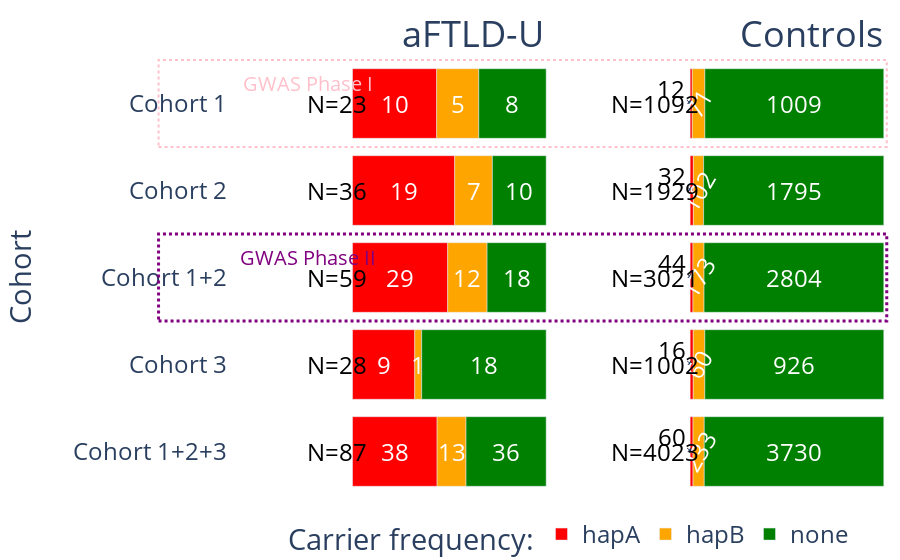

Notebook code for this chart:
### Markdown cell above
# Image 1

### Code cell
df = pd.read_excel("~/local/populations.xlsx", sheet_name="img1")
for col in ["hapA", "hapB", "none"]:
    df[f"{col}_f"] = df[col] / df["sum"]
pats = df.melt(
    id_vars=["phenotype", "cohort"], value_vars=["hapA_f", "hapB_f", "none_f"]
).iloc[::-1]
pats["variable"] = pats["variable"].str.replace("_f", "")
# custom order the data
pats["variable"] = pd.Categorical(
    pats["variable"], categories=["hapA", "hapB", "none"], ordered=True
)
pats = pd.concat(
    [
        pats[pats["phenotype"] == "aFTLD-U"].sort_values(by="variable"),
        pats[pats["phenotype"] == "Controls"],
    ]
)

fig = px.bar(pats,
             x="value", y="cohort", color="variable", orientation="h", 
             color_discrete_map={"hapA": "red", "hapB": "orange", "none": "green"},
             labels={"value": "Proportion", "variable": "Haplotype", "cohort": "Cohort"},
             facet_col="phenotype",
             facet_col_spacing=0,
             )
fig.for_each_annotation(lambda a: a.update(text=a.text.split("=")[-1], font=dict(size=36), xanchor="left"))

fig.update_layout(
    title="",
    xaxis_title="",
    xaxis2_title="",
    yaxis_title="Cohort<br>",
    title_x=0.5,
    plot_bgcolor="white",
    font=dict(size=24),
    margin=dict(l=0, r=0, b=0),
) 

# put the legend horizontal, centered, below the plotting area
fig.update_layout(
    legend=dict(
        orientation="h",
        yanchor="bottom",
        y=-0.15,
        xanchor="center",
        x=0.5,
        title="Carrier frequency:",
    )
)

# hide x-axis labels
fig.update_xaxes(showticklabels=False)
fig.update_yaxes(
    ticks="outside",
    tickcolor="white",  # adjust color of the tick
)

pats_vals = df[df["phenotype"] == "aFTLD-U"].copy()
pats_vals["hapA_loc"] = pats_vals["hapA_f"] / 2  # center of hapA block
pats_vals["hapB_loc"] = (
    pats_vals["hapA_f"] + pats_vals["hapB_f"] / 2
)  # center of hapB block
pats_vals["none_loc"] = (
    pats_vals["hapA_f"] + pats_vals["hapB_f"] + pats_vals["none_f"] / 2
)  # center of none block

for i, row in pats_vals.iterrows():
    fig.add_annotation(
        x=row["hapA_loc"],
        y=row["cohort"],
        text=f"{row['hapA']}",
        showarrow=False,
        font=dict(color="white", size=24),
        col=1, row=1
    )
    fig.add_annotation(
        x=row["hapB_loc"],
        y=row["cohort"],
        text=f"{row['hapB']}",
        showarrow=False,
        font=dict(color="white", size=24),
        col=1, row=1
    )
    fig.add_annotation(
        x=row["none_loc"],
        y=row["cohort"],
        text=f"{row['none']}",
        showarrow=False,
        font=dict(color="white", size = 24),
        col=1, row=1
    )

    fig.add_annotation(
        x=-0.08,
        y=row["cohort"],
        text=f"N={row['sum']}",
        font=dict(color="black", size=24),
        col=1, row=1,
        showarrow=False,
    )

con_vals = df[df["phenotype"] == "Controls"].copy()
con_vals["hapA_loc"] = con_vals["hapA_f"] / 2  # center of hapA block
con_vals["hapB_loc"] = (
    con_vals["hapA_f"] + con_vals["hapB_f"] / 2
)  # center of hapB block
con_vals["none_loc"] = (
    con_vals["hapA_f"] + con_vals["hapB_f"] + con_vals["none_f"] / 2
)  # center of none block

for i, row in con_vals.iterrows():
    fig.add_annotation(
        x=row["hapA_loc"],
        y=row["cohort"],
        text=f"{row['hapA']}",
        showarrow=True,
        arrowhead=1,
        font=dict(color="black", size=24),
        yshift=0,
        ax=-20,
        ay=-15,
        col=2, row=1
    )
    fig.add_annotation(
        x=row["hapB_loc"],
        y=row["cohort"],
        text=f"{row['hapB']}",
        showarrow=False,
        font=dict(color="white", size=24),
        textangle=-60, 
        col=2, row=1
    )
    fig.add_annotation(
        x=row["none_loc"],
        y=row["cohort"],
        text=f"{row['none']}",
        showarrow=False,
        font=dict(color="white", size=24),
        col=2, row=1
    )

    fig.add_annotation(
        x=-0.18,
        y=row["cohort"],
        text=f"N={row['sum']}",
        font=dict(color="black", size=24),
        col=2, row=1,
        showarrow=False,
    )

fig.add_shape(
    type="rect",
    x0=-0.12,
    x1=0.98,
    y0=0.8,
    y1=1,
    line=dict(color="pink", width=2, dash="dot"),
    xref="paper",
    yref="paper",
)

fig.add_annotation(x=-0.23, y="Cohort 1", yshift=20, text="GWAS Phase I", showarrow=False, font=dict(size=20, color="pink"))

fig.add_shape(
    type="rect",
    x0=-0.12,
    x1=0.98,
    y0=0.4,
    y1=0.6,
    line=dict(color="purple", width=3, dash="dot"),
    xref="paper",
    yref="paper",
)

fig.add_annotation(
    x=-0.23,
    y="Cohort 1+2",
    yshift=20,
    text="GWAS Phase II",
    showarrow=False,
    font=dict(size=20, color="purple"),
)


fig.show()

### Figure 1 — Plotly figure (JSON) as saved in the notebook; plotly's stock layout.template omitted (floating-point values rounded to 4 significant figures)
{"data": [{"alignmentgroup": "True", "hovertemplate": "Haplotype=hapA<br>phenotype=aFTLD-U<br>Proportion=%{x}<br>Cohort=%{y}<extra></extra>", "legendgroup": "hapA", "marker": {"color": "red", "pattern": {"shape": ""}}, "name": "hapA", "offsetgroup": "hapA", "orientation": "h", "showlegend": true, "textposition": "auto", "type": "bar", "x": [0.4368, 0.3214, 0.4915, 0.5278, 0.4348], "xaxis": "x", "y": ["Cohort 1+2+3", "Cohort 3", "Cohort 1+2", "Cohort 2", "Cohort 1"], "yaxis": "y"}, {"alignmentgroup": "True", "hovertemplate": "Haplotype=hapA<br>phenotype=Controls<br>Proportion=%{x}<br>Cohort=%{y}<extra></extra>", "legendgroup": "hapA", "marker": {"color": "red", "pattern": {"shape": ""}}, "name": "hapA", "offsetgroup": "hapA", "orientation": "h", "showlegend": false, "textposition": "auto", "type": "bar", "x": [0.01491, 0.01597, 0.01456, 0.01659, 0.01099], "xaxis": "x2", "y": ["Cohort 1+2+3", "Cohort 3", "Cohort 1+2", "Cohort 2", "Cohort 1"], "yaxis": "y2"}, {"alignmentgroup": "True", "hovertemplate": "Haplotype=hapB<br>phenotype=aFTLD-U<br>Proportion=%{x}<br>Cohort=%{y}<extra></extra>", "legendgroup": "hapB", "marker": {"color": "orange", "pattern": {"shape": ""}}, "name": "hapB", "offsetgroup": "hapB", "orientation": "h", "showlegend": true, "textposition": "auto", "type": "bar", "x": [0.1494, 0.03571, 0.2034, 0.1944, 0.2174], "xaxis": "x", "y": ["Cohort 1+2+3", "Cohort 3", "Cohort 1+2", "Cohort 2", "Cohort 1"], "yaxis": "y"}, {"alignmentgroup": "True", "hovertemplate": "Haplotype=hapB<br>phenotype=Controls<br>Proportion=%{x}<br>Cohort=%{y}<extra></extra>", "legendgroup": "hapB", "marker": {"color": "orange", "pattern": {"shape": ""}}, "name": "hapB", "offsetgroup": "hapB", "orientation": "h", "showlegend": false, "textposition": "auto", "type": "bar", "x": [0.05792, 0.05988, 0.05727, 0.05288, 0.06502], "xaxis": "x2", "y": ["Cohort 1+2+3", "Cohort 3", "Cohort 1+2", "Cohort 2", "Cohort 1"], "yaxis": "y2"}, {"alignmentgroup": "True", "hovertemplate": "Haplotype=none<br>phenotype=aFTLD-U<br>Proportion=%{x}<br>Cohort=%{y}<extra></extra>", "legendgroup": "none", "marker": {"color": "green", "pattern": {"shape": ""}}, "name": "none", "offsetgroup": "none", "orientation": "h", "showlegend": true, "textposition": "auto", "type": "bar", "x": [0.4138, 0.6429, 0.3051, 0.2778, 0.3478], "xaxis": "x", "y": ["Cohort 1+2+3", "Cohort 3", "Cohort 1+2", "Cohort 2", "Cohort 1"], "yaxis": "y"}, {"alignmentgroup": "True", "hovertemplate": "Haplotype=none<br>phenotype=Controls<br>Proportion=%{x}<br>Cohort=%{y}<extra></extra>", "legendgroup": "none", "marker": {"color": "green", "pattern": {"shape": ""}}, "name": "none", "offsetgroup": "none", "orientation": "h", "showlegend": false, "textposition": "auto", "type": "bar", "x": [0.9272, 0.9242, 0.9282, 0.9305, 0.924], "xaxis": "x2", "y": ["Cohort 1+2+3", "Cohort 3", "Cohort 1+2", "Cohort 2", "Cohort 1"], "yaxis": "y2"}], "layout": {"annotations": [{"font": {"size": 36}, "showarrow": false, "text": "aFTLD-U", "x": 0.245, "xanchor": "left", "xref": "paper", "y": 1, "yanchor": "bottom", "yref": "paper"}, {"font": {"size": 36}, "showarrow": false, "text": "Controls", "x": 0.755, "xanchor": "left", "xref": "paper", "y": 1, "yanchor": "bottom", "yref": "paper"}, {"font": {"color": "white", "size": 24}, "showarrow": false, "text": "10", "x": 0.2174, "xref": "x", "y": "Cohort 1", "yref": "y"}, {"font": {"color": "white", "size": 24}, "showarrow": false, "text": "5", "x": 0.5435, "xref": "x", "y": "Cohort 1", "yref": "y"}, {"font": {"color": "white", "size": 24}, "showarrow": false, "text": "8", "x": 0.8261, "xref": "x", "y": "Cohort 1", "yref": "y"}, {"font": {"color": "black", "size": 24}, "showarrow": false, "text": "N=23", "x": -0.08, "xref": "x", "y": "Cohort 1", "yref": "y"}, {"font": {"color": "white", "size": 24}, "showarrow": false, "text": "19", "x": 0.2639, "xref": "x", "y": "Cohort 2", "yref": "y"}, {"font": {"color": "white", "size": 24}, "showarrow": false, "text": "7", "x": 0.625, "xref": "x", "y": "Cohort 2", "yref": "y"}, {"font": {"color": "white", "size": 24}, "showarrow": false, "text": "10", "x": 0.8611, "xref": "x", "y": "Cohort 2", "yref": "y"}, {"font": {"color": "black", "size": 24}, "showarrow": false, "text": "N=36", "x": -0.08, "xref": "x", "y": "Cohort 2", "yref": "y"}, {"font": {"color": "white", "size": 24}, "showarrow": false, "text": "29", "x": 0.2458, "xref": "x", "y": "Cohort 1+2", "yref": "y"}, {"font": {"color": "white", "size": 24}, "showarrow": false, "text": "12", "x": 0.5932, "xref": "x", "y": "Cohort 1+2", "yref": "y"}, {"font": {"color": "white", "size": 24}, "showarrow": false, "text": "18", "x": 0.8475, "xref": "x", "y": "Cohort 1+2", "yref": "y"}, {"font": {"color": "black", "size": 24}, "showarrow": false, "text": "N=59", "x": -0.08, "xref": "x", "y": "Cohort 1+2", "yref": "y"}, {"font": {"color": "white", "size": 24}, "showarrow": false, "text": "9", "x": 0.1607, "xref": "x", "y": "Cohort 3", "yref": "y"}, {"font": {"color": "white", "size": 24}, "showarrow": false, "text": "1", "x": 0.3393, "xref": "x", "y": "Cohort 3", "yref": "y"}, {"font": {"color": "white", "size": 24}, "showarrow": false, "text": "18", "x": 0.6786, "xref": "x", "y": "Cohort 3", "yref": "y"}, {"font": {"color": "black", "size": 24}, "showarrow": false, "text": "N=28", "x": -0.08, "xref": "x", "y": "Cohort 3", "yref": "y"}, {"font": {"color": "white", "size": 24}, "showarrow": false, "text": "38", "x": 0.2184, "xref": "x", "y": "Cohort 1+2+3", "yref": "y"}, {"font": {"color": "white", "size": 24}, "showarrow": false, "text": "13", "x": 0.5115, "xref": "x", "y": "Cohort 1+2+3", "yref": "y"}, {"font": {"color": "white", "size": 24}, "showarrow": false, "text": "36", "x": 0.7931, "xref": "x", "y": "Cohort 1+2+3", "yref": "y"}, {"font": {"color": "black", "size": 24}, "showarrow": false, "text": "N=87", "x": -0.08, "xref": "x", "y": "Cohort 1+2+3", "yref": "y"}, {"arrowhead": 1, "ax": -20, "ay": -15, "font": {"color": "black", "size": 24}, "showarrow": true, "text": "12", "x": 0.005495, "xref": "x2", "y": "Cohort 1", "yref": "y2", "yshift": 0}, {"font": {"color": "white", "size": 24}, "showarrow": false, "text": "71", "textangle": -60, "x": 0.0435, "xref": "x2", "y": "Cohort 1", "yref": "y2"}, {"font": {"color": "white", "size": 24}, "showarrow": false, "text": "1009", "x": 0.538, "xref": "x2", "y": "Cohort 1", "yref": "y2"}, {"font": {"color": "black", "size": 24}, "showarrow": false, "text": "N=1092", "x": -0.18, "xref": "x2", "y": "Cohort 1", "yref": "y2"}, {"arrowhead": 1, "ax": -20, "ay": -15, "font": {"color": "black", "size": 24}, "showarrow": true, "text": "32", "x": 0.008294, "xref": "x2", "y": "Cohort 2", "yref": "y2", "yshift": 0}, {"font": {"color": "white", "size": 24}, "showarrow": false, "text": "102", "textangle": -60, "x": 0.04303, "xref": "x2", "y": "Cohort 2", "yref": "y2"}, {"font": {"color": "white", "size": 24}, "showarrow": false, "text": "1795", "x": 0.5347, "xref": "x2", "y": "Cohort 2", "yref": "y2"}, {"font": {"color": "black", "size": 24}, "showarrow": false, "text": "N=1929", "x": -0.18, "xref": "x2", "y": "Cohort 2", "yref": "y2"}, {"arrowhead": 1, "ax": -20, "ay": -15, "font": {"color": "black", "size": 24}, "showarrow": true, "text": "44", "x": 0.007282, "xref": "x2", "y": "Cohort 1+2", "yref": "y2", "yshift": 0}, {"font": {"color": "white", "size": 24}, "showarrow": false, "text": "173", "textangle": -60, "x": 0.0432, "xref": "x2", "y": "Cohort 1+2", "yref": "y2"}, {"font": {"color": "white", "size": 24}, "showarrow": false, "text": "2804", "x": 0.5359, "xref": "x2", "y": "Cohort 1+2", "yref": "y2"}, {"font": {"color": "black", "size": 24}, "showarrow": false, "text": "N=3021", "x": -0.18, "xref": "x2", "y": "Cohort 1+2", "yref": "y2"}, {"arrowhead": 1, "ax": -20, "ay": -15, "font": {"color": "black", "size": 24}, "showarrow": true, "text": "16", "x": 0.007984, "xref": "x2", "y": "Cohort 3", "yref": "y2", "yshift": 0}, {"font": {"color": "white", "size": 24}, "showarrow": false, "text": "60", "textangle": -60, "x": 0.04591, "xref": "x2", "y": "Cohort 3", "yref": "y2"}, {"font": {"color": "white", "size": 24}, "showarrow": false, "text": "926", "x": 0.5379, "xref": "x2", "y": "Cohort 3", "yref": "y2"}, {"font": {"color": "black", "size": 24}, "showarrow": false, "text": "N=1002", "x": -0.18, "xref": "x2", "y": "Cohort 3", "yref": "y2"}, {"arrowhead": 1, "ax": -20, "ay": -15, "font": {"color": "black", "size": 24}, "showarrow": true, "text": "60", "x": 0.007457, "xref": "x2", "y": "Cohort 1+2+3", "yref": "y2", "yshift": 0}, {"font": {"color": "white", "size": 24}, "showarrow": false, "text": "233", "textangle": -60, "x": 0.04387, "xref": "x2", "y": "Cohort 1+2+3", "yref": "y2"}, {"font": {"color": "white", "size": 24}, "showarrow": false, "text": "3730", "x": 0.5364, "xref": "x2", "y": "Cohort 1+2+3", "yref": "y2"}, {"font": {"color": "black", "size": 24}, "showarrow": false, "text": "N=4023", "x": -0.18, "xref": "x2", "y": "Cohort 1+2+3", "yref": "y2"}, {"font": {"color": "pink", "size": 20}, "showarrow": false, "text": "GWAS Phase I", "x": -0.23, "y": "Cohort 1", "yshift": 20}, {"font": {"color": "purple", "size": 20}, "showarrow": false, "text": "GWAS Phase II", "x": -0.23, "y": "Cohort 1+2", "yshift": 20}], "barmode": "relative", "font": {"size": 24}, "legend": {"orientation": "h", "title": {"text": "Carrier frequency:"}, "tracegroupgap": 0, "x": 0.5, "xanchor": "center", "y": -0.15, "yanchor": "bottom"}, "margin": {"b": 0, "l": 0, "r": 0, "t": 60}, "plot_bgcolor": "white", "shapes": [{"line": {"color": "pink", "dash": "dot", "width": 2}, "type": "rect", "x0": -0.12, "x1": 0.98, "xref": "paper", "y0": 0.8, "y1": 1, "yref": "paper"}, {"line": {"color": "purple", "dash": "dot", "width": 3}, "type": "rect", "x0": -0.12, "x1": 0.98, "xref": "paper", "y0": 0.4, "y1": 0.6, "yref": "paper"}], "title": {"text": "", "x": 0.5}, "xaxis": {"anchor": "y", "domain": [0, 0.49], "showticklabels": false, "title": {"text": ""}}, "xaxis2": {"anchor": "y2", "domain": [0.51, 1], "matches": "x", "showticklabels": false, "title": {"text": ""}}, "yaxis": {"anchor": "x", "domain": [0, 1], "tickcolor": "white", "ticks": "outside", "title": {"text": "Cohort<br>"}}, "yaxis2": {"anchor": "x2", "domain": [0, 1], "matches": "y", "showticklabels": false, "tickcolor": "white", "ticks": "outside"}}}
